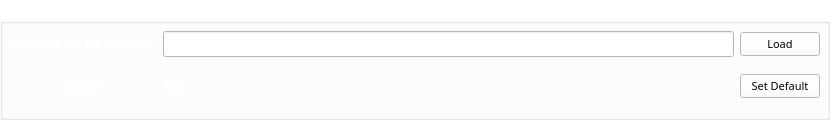
  <widget class="QGroupBox" name="groupBox">
   <property name="geometry">
    <rect>
     <x>10</x>
     <y>660</y>
     <width>830</width>
     <height>120</height>
    </rect>
   </property>
   <property name="palette">
    <palette>
     <active>
      <colorrole role="WindowText">
       <brush brushstyle="SolidPattern">
        <color alpha="255">
         <red>255</red>
         <green>255</green>
         <blue>255</blue>
        </color>
       </brush>
      </colorrole>
      <colorrole role="Button">
       <brush brushstyle="SolidPattern">
        <color alpha="255">
         <red>255</red>
         <green>255</green>
         <blue>255</blue>
        </color>
       </brush>
      </colorrole>
      <colorrole role="Light">
       <brush brushstyle="SolidPattern">
        <color alpha="255">
         <red>255</red>
         <green>255</green>
         <blue>255</blue>
        </color>
       </brush>
      </colorrole>
      <colorrole role="Midlight">
       <brush brushstyle="SolidPattern">
        <color alpha="255">
         <red>255</red>
         <green>255</green>
         <blue>255</blue>
        </color>
       </brush>
      </colorrole>
      <colorrole role="Dark">
       <brush brushstyle="SolidPattern">
        <color alpha="255">
         <red>127</red>
         <green>127</green>
         <blue>127</blue>
        </color>
       </brush>
      </colorrole>
      <colorrole role="Mid">
       <brush brushstyle="SolidPattern">
        <color alpha="255">
         <red>170</red>
         <green>170</green>
         <blue>170</blue>
        </color>
       </brush>
      </colorrole>
      <colorrole role="Text">
       <brush brushstyle="SolidPattern">
        <color alpha="255">
         <red>255</red>
         <green>255</green>
         <blue>255</blue>
        </color>
       </brush>
      </colorrole>
      <colorrole role="BrightText">
       <brush brushstyle="SolidPattern">
        <color alpha="255">
         <red>255</red>
         <green>255</green>
         <blue>255</blue>
        </color>
       </brush>
      </colorrole>
      <colorrole role="ButtonText">
       <brush brushstyle="SolidPattern">
        <color alpha="255">
         <red>0</red>
         <green>0</green>
         <blue>0</blue>
        </color>
       </brush>
      </colorrole>
      <colorrole role="Base">
       <brush brushstyle="SolidPattern">
        <color alpha="255">
         <red>255</red>
         <green>255</green>
         <blue>255</blue>
        </color>
       </brush>
      </colorrole>
      <colorrole role="Window">
       <brush brushstyle="SolidPattern">
        <color alpha="255">
         <red>255</red>
         <green>255</green>
         <blue>255</blue>
        </color>
       </brush>
      </colorrole>
      <colorrole role="Shadow">
       <brush brushstyle="SolidPattern">
        <color alpha="255">
         <red>0</red>
         <green>0</green>
         <blue>0</blue>
        </color>
       </brush>
      </colorrole>
      <colorrole role="AlternateBase">
       <brush brushstyle="SolidPattern">
        <color alpha="255">
         <red>255</red>
         <green>255</green>
         <blue>255</blue>
        </color>
       </brush>
      </colorrole>
      <colorrole role="ToolTipBase">
       <brush brushstyle="SolidPattern">
        <color alpha="255">
         <red>255</red>
         <green>255</green>
         <blue>220</blue>
        </color>
       </brush>
      </colorrole>
      <colorrole role="ToolTipText">
       <brush brushstyle="SolidPattern">
        <color alpha="255">
         <red>0</red>
         <green>0</green>
         <blue>0</blue>
        </color>
       </brush>
      </colorrole>
      <colorrole role="PlaceholderText">
       <brush brushstyle="SolidPattern">
        <color alpha="128">
         <red>0</red>
         <green>0</green>
         <blue>0</blue>
        </color>
       </brush>
      </colorrole>
     </active>
     <inactive>
      <colorrole role="WindowText">
       <brush brushstyle="SolidPattern">
        <color alpha="255">
         <red>255</red>
         <green>255</green>
         <blue>255</blue>
        </color>
       </brush>
      </colorrole>
      <colorrole role="Button">
       <brush brushstyle="SolidPattern">
        <color alpha="255">
         <red>255</red>
         <green>255</green>
         <blue>255</blue>
        </color>
       </brush>
      </colorrole>
      <colorrole role="Light">
       <brush brushstyle="SolidPattern">
        <color alpha="255">
         <red>255</red>
         <green>255</green>
         <blue>255</blue>
        </color>
       </brush>
      </colorrole>
      <colorrole role="Midlight">
       <brush brushstyle="SolidPattern">
        <color alpha="255">
         <red>255</red>
         <green>255</green>
         <blue>255</blue>
        </color>
       </brush>
      </colorrole>
      <colorrole role="Dark">
       <brush brushstyle="SolidPattern">
        <color alpha="255">
         <red>127</red>
         <green>127</green>
         <blue>127</blue>
        </color>
       </brush>
      </colorrole>
      <colorrole role="Mid">
       <brush brushstyle="SolidPattern">
        <color alpha="255">
         <red>170</red>
         <green>170</green>
         <blue>170</blue>
        </color>
       </brush>
      </colorrole>
      <colorrole role="Text">
       <brush brushstyle="SolidPattern">
        <color alpha="255">
         <red>255</red>
         <green>255</green>
         <blue>255</blue>
        </color>
       </brush>
      </colorrole>
      <colorrole role="BrightText">
       <brush brushstyle="SolidPattern">
        <color alpha="255">
         <red>255</red>
         <green>255</green>
         <blue>255</blue>
        </color>
       </brush>
      </colorrole>
      <colorrole role="ButtonText">
       <brush brushstyle="SolidPattern">
        <color alpha="255">
         <red>0</red>
         <green>0</green>
         <blue>0</blue>
        </color>
       </brush>
      </colorrole>
      <colorrole role="Base">
       <brush brushstyle="SolidPattern">
        <color alpha="255">
         <red>255</red>
         <green>255</green>
         <blue>255</blue>
        </color>
       </brush>
      </colorrole>
      <colorrole role="Window">
       <brush brushstyle="SolidPattern">
        <color alpha="255">
         <red>255</red>
         <green>255</green>
         <blue>255</blue>
        </color>
       </brush>
      </colorrole>
      <colorrole role="Shadow">
       <brush brushstyle="SolidPattern">
        <color alpha="255">
         <red>0</red>
         <green>0</green>
         <blue>0</blue>
        </color>
       </brush>
      </colorrole>
      <colorrole role="AlternateBase">
       <brush brushstyle="SolidPattern">
        <color alpha="255">
         <red>255</red>
         <green>255</green>
         <blue>255</blue>
        </color>
       </brush>
      </colorrole>
      <colorrole role="ToolTipBase">
       <brush brushstyle="SolidPattern">
        <color alpha="255">
         <red>255</red>
         <green>255</green>
         <blue>220</blue>
        </color>
       </brush>
      </colorrole>
      <colorrole role="ToolTipText">
       <brush brushstyle="SolidPattern">
        <color alpha="255">
         <red>0</red>
         <green>0</green>
         <blue>0</blue>
        </color>
       </brush>
      </colorrole>
      <colorrole role="PlaceholderText">
       <brush brushstyle="SolidPattern">
        <color alpha="128">
         <red>0</red>
         <green>0</green>
         <blue>0</blue>
        </color>
       </brush>
      </colorrole>
     </inactive>
     <disabled>
      <colorrole role="WindowText">
       <brush brushstyle="SolidPattern">
        <color alpha="255">
         <red>127</red>
         <green>127</green>
         <blue>127</blue>
        </color>
       </brush>
      </colorrole>
      <colorrole role="Button">
       <brush brushstyle="SolidPattern">
        <color alpha="255">
         <red>255</red>
         <green>255</green>
         <blue>255</blue>
        </color>
       </brush>
      </colorrole>
      <colorrole role="Light">
       <brush brushstyle="SolidPattern">
        <color alpha="255">
         <red>255</red>
         <green>255</green>
         <blue>255</blue>
        </color>
       </brush>
      </colorrole>
      <colorrole role="Midlight">
       <brush brushstyle="SolidPattern">
        <color alpha="255">
         <red>255</red>
         <green>255</green>
         <blue>255</blue>
        </color>
       </brush>
      </colorrole>
      <colorrole role="Dark">
       <brush brushstyle="SolidPattern">
        <color alpha="255">
         <red>127</red>
         <green>127</green>
         <blue>127</blue>
        </color>
       </brush>
      </colorrole>
      <colorrole role="Mid">
       <brush brushstyle="SolidPattern">
        <color alpha="255">
         <red>170</red>
         <green>170</green>
         <blue>170</blue>
        </color>
       </brush>
      </colorrole>
      <colorrole role="Text">
       <brush brushstyle="SolidPattern">
        <color alpha="255">
         <red>127</red>
         <green>127</green>
         <blue>127</blue>
        </color>
       </brush>
      </colorrole>
      <colorrole role="BrightText">
       <brush brushstyle="SolidPattern">
        <color alpha="255">
         <red>255</red>
         <green>255</green>
         <blue>255</blue>
        </color>
       </brush>
      </colorrole>
      <colorrole role="ButtonText">
       <brush brushstyle="SolidPattern">
        <color alpha="255">
         <red>127</red>
         <green>127</green>
         <blue>127</blue>
        </color>
       </brush>
      </colorrole>
      <colorrole role="Base">
       <brush brushstyle="SolidPattern">
        <color alpha="255">
         <red>255</red>
         <green>255</green>
         <blue>255</blue>
        </color>
       </brush>
      </colorrole>
      <colorrole role="Window">
       <brush brushstyle="SolidPattern">
        <color alpha="255">
         <red>255</red>
         <green>255</green>
         <blue>255</blue>
        </color>
       </brush>
      </colorrole>
      <colorrole role="Shadow">
       <brush brushstyle="SolidPattern">
        <color alpha="255">
         <red>0</red>
         <green>0</green>
         <blue>0</blue>
        </color>
       </brush>
      </colorrole>
      <colorrole role="AlternateBase">
       <brush brushstyle="SolidPattern">
        <color alpha="255">
         <red>255</red>
         <green>255</green>
         <blue>255</blue>
        </color>
       </brush>
      </colorrole>
      <colorrole role="ToolTipBase">
       <brush brushstyle="SolidPattern">
        <color alpha="255">
         <red>255</red>
         <green>255</green>
         <blue>220</blue>
        </color>
       </brush>
      </colorrole>
      <colorrole role="ToolTipText">
       <brush brushstyle="SolidPattern">
        <color alpha="255">
         <red>0</red>
         <green>0</green>
         <blue>0</blue>
        </color>
       </brush>
      </colorrole>
      <colorrole role="PlaceholderText">
       <brush brushstyle="SolidPattern">
        <color alpha="128">
         <red>0</red>
         <green>0</green>
         <blue>0</blue>
        </color>
       </brush>
      </colorrole>
     </disabled>
    </palette>
   </property>
   <property name="font">
    <font>
     <family>Arial Nova Cond</family>
     <pointsize>10</pointsize>
     <italic>false</italic>
     <underline>false</underline>
    </font>
   </property>
   <property name="title">
    <string>File</string>
   </property>
   <widget class="QWidget" name="gridLayoutWidget">
    <property name="geometry">
     <rect>
      <x>10</x>
      <y>20</y>
      <width>810</width>
      <height>90</height>
     </rect>
    </property>
    <property name="font">
     <font>
      <family>Arial Nova Cond</family>
      <pointsize>10</pointsize>
      <italic>false</italic>
      <underline>false</underline>
     </font>
    </property>
    <layout class="QGridLayout" name="gridLayout">
     <item row="0" column="1">
      <widget class="QLineEdit" name="lineEdit">
       <property name="palette">
        <palette>
         <active>
          <colorrole role="WindowText">
           <brush brushstyle="SolidPattern">
            <color alpha="255">
             <red>255</red>
             <green>0</green>
             <blue>0</blue>
            </color>
           </brush>
          </colorrole>
          <colorrole role="Text">
           <brush brushstyle="SolidPattern">
            <color alpha="255">
             <red>255</red>
             <green>0</green>
             <blue>0</blue>
            </color>
           </brush>
          </colorrole>
          <colorrole role="PlaceholderText">
           <brush brushstyle="NoBrush">
            <color alpha="128">
             <red>255</red>
             <green>0</green>
             <blue>0</blue>
            </color>
           </brush>
          </colorrole>
         </active>
         <inactive>
          <colorrole role="WindowText">
           <brush brushstyle="SolidPattern">
            <color alpha="255">
             <red>255</red>
             <green>0</green>
             <blue>0</blue>
            </color>
           </brush>
          </colorrole>
          <colorrole role="Text">
           <brush brushstyle="SolidPattern">
            <color alpha="255">
             <red>255</red>
             <green>0</green>
             <blue>0</blue>
            </color>
           </brush>
          </colorrole>
          <colorrole role="PlaceholderText">
           <brush brushstyle="NoBrush">
            <color alpha="128">
             <red>255</red>
             <green>0</green>
             <blue>0</blue>
            </color>
           </brush>
          </colorrole>
         </inactive>
         <disabled>
          <colorrole role="WindowText">
           <brush brushstyle="SolidPattern">
            <color alpha="255">
             <red>127</red>
             <green>127</green>
             <blue>127</blue>
            </color>
           </brush>
          </colorrole>
          <colorrole role="Text">
           <brush brushstyle="SolidPattern">
            <color alpha="255">
             <red>127</red>
             <green>127</green>
             <blue>127</blue>
            </color>
           </brush>
          </colorrole>
          <colorrole role="PlaceholderText">
           <brush brushstyle="NoBrush">
            <color alpha="128">
             <red>255</red>
             <green>0</green>
             <blue>0</blue>
            </color>
           </brush>
          </colorrole>
         </disabled>
        </palette>
       </property>
       <property name="font">
        <font>
         <family>Arial Nova Cond</family>
         <pointsize>10</pointsize>
         <italic>false</italic>
         <underline>false</underline>
        </font>
       </property>
      </widget>
     </item>
     <item row="1" column="0">
      <widget class="QLabel" name="label_4">
       <property name="font">
        <font>
         <family>Arial Nova Cond</family>
         <pointsize>9</pointsize>
         <italic>false</italic>
         <underline>false</underline>
        </font>
       </property>
       <property name="text">
        <string>Status</string>
       </property>
       <property name="alignment">
        <set>Qt::AlignCenter</set>
       </property>
      </widget>
     </item>
     <item row="0" column="0">
      <widget class="QLabel" name="label_3">
       <property name="font">
        <font>
         <family>Arial Nova Cond</family>
         <pointsize>9</pointsize>
         <italic>false</italic>
         <underline>false</underline>
        </font>
       </property>
       <property name="text">
        <string>Enter the DB file directory</string>
       </property>
      </widget>
     </item>
     <item row="1" column="1">
      <widget class="QLabel" name="label_5">
       <property name="font">
        <font>
         <family>Arial Nova Cond</family>
         <pointsize>9</pointsize>
         <italic>false</italic>
         <underline>false</underline>
        </font>
       </property>
       <property name="text">
        <string>Null</string>
       </property>
      </widget>
     </item>
     <item row="1" column="2">
      <widget class="QPushButton" name="pushButton_5">
       <property name="font">
        <font>
         <family>Arial Nova Cond</family>
         <pointsize>8</pointsize>
         <italic>false</italic>
         <underline>false</underline>
        </font>
       </property>
       <property name="cursor">
        <cursorShape>PointingHandCursor</cursorShape>
       </property>
       <property name="text">
        <string>Set Default</string>
       </property>
      </widget>
     </item>
     <item row="0" column="2">
      <widget class="QPushButton" name="pushButton">
       <property name="font">
        <font>
         <family>Arial Nova Cond</family>
         <pointsize>8</pointsize>
         <italic>false</italic>
         <underline>false</underline>
        </font>
       </property>
       <property name="cursor">
        <cursorShape>PointingHandCursor</cursorShape>
       </property>
       <property name="text">
        <string>Load</string>
       </property>
      </widget>
     </item>
    </layout>
   </widget>
  </widget>
